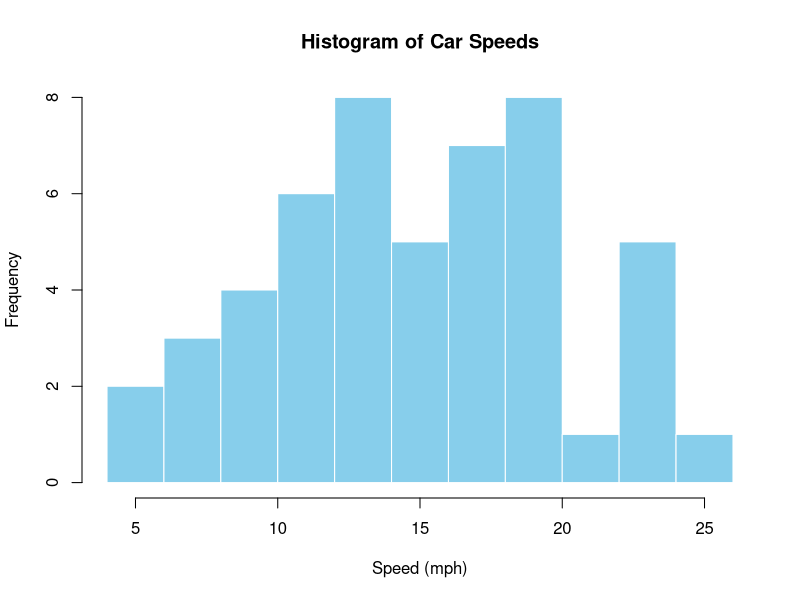
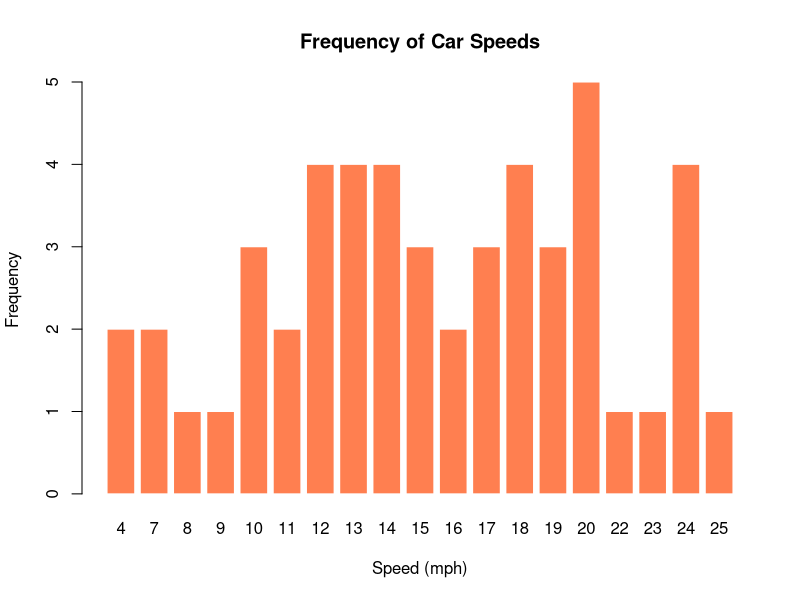
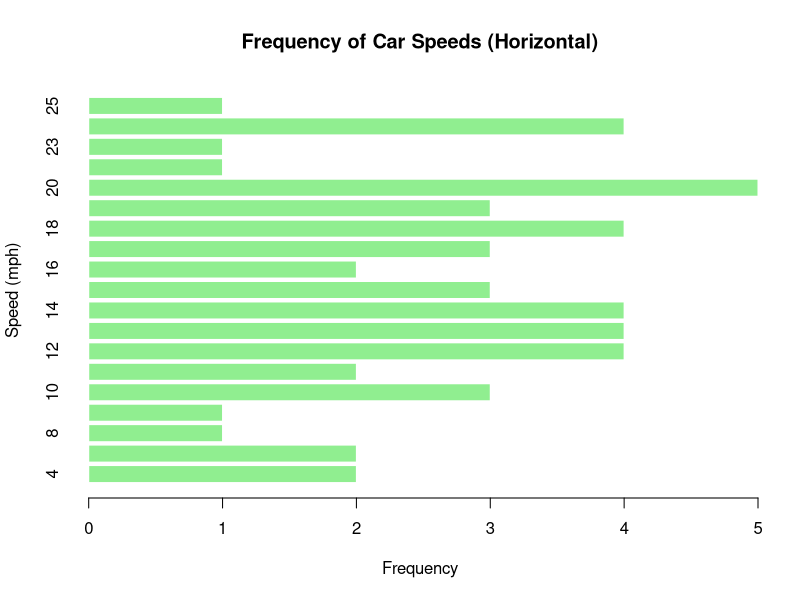
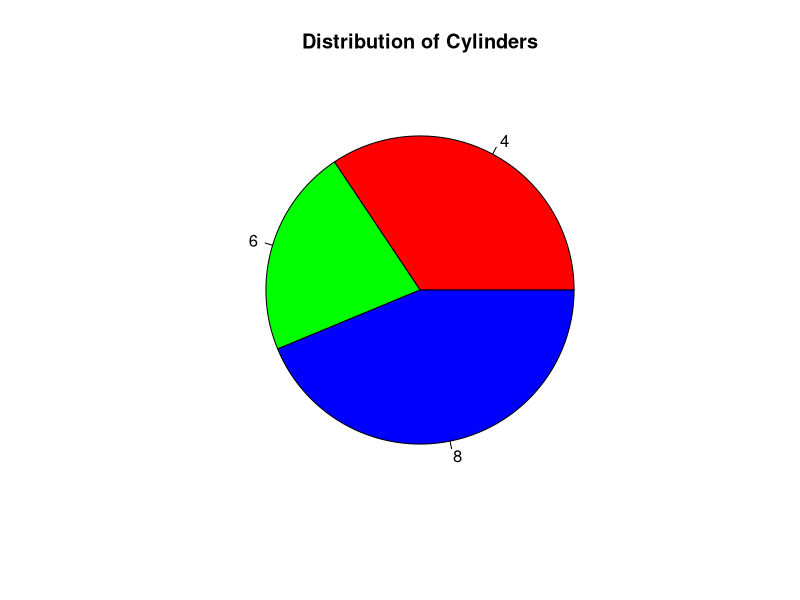
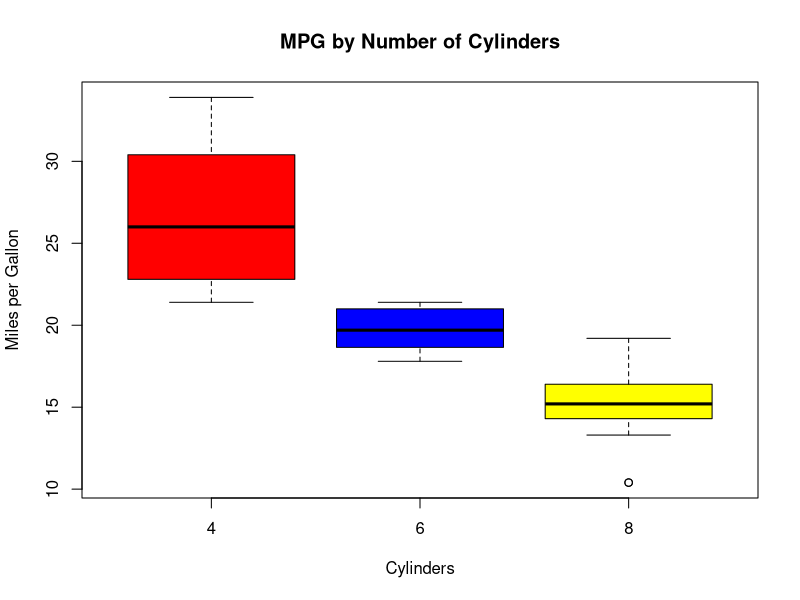
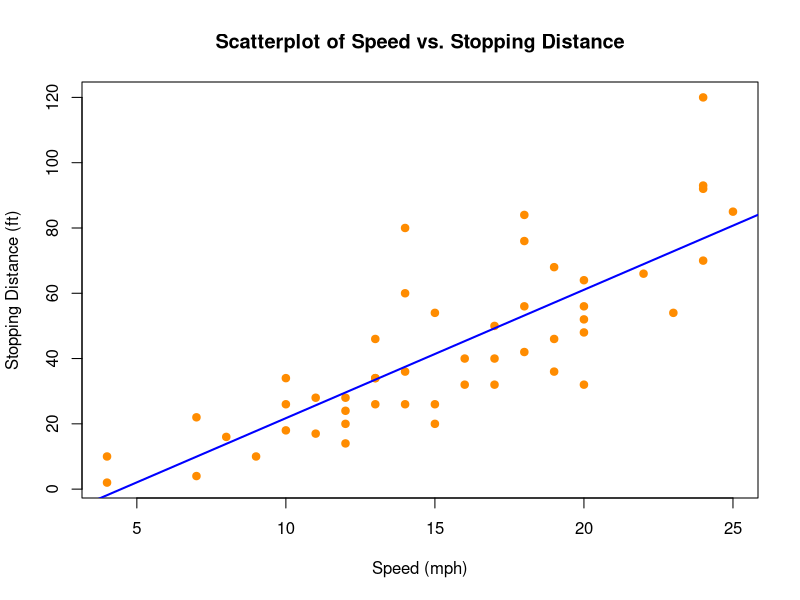
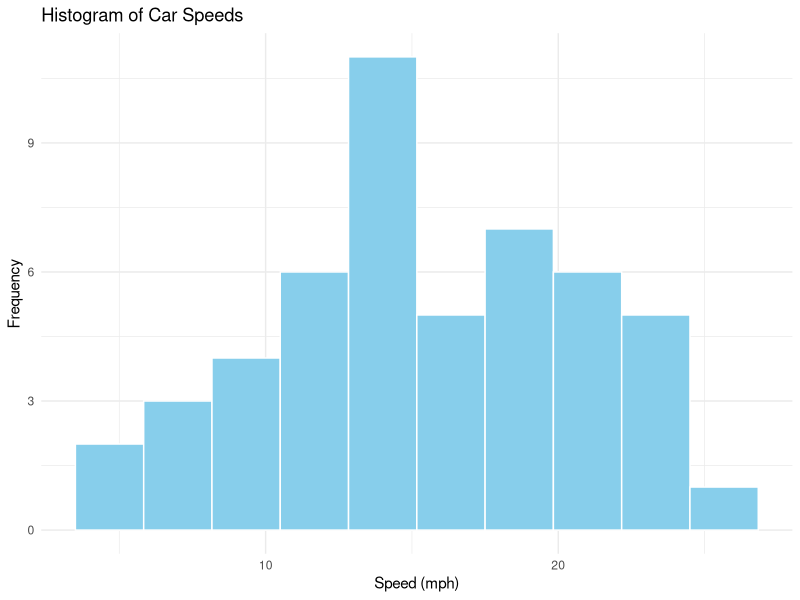
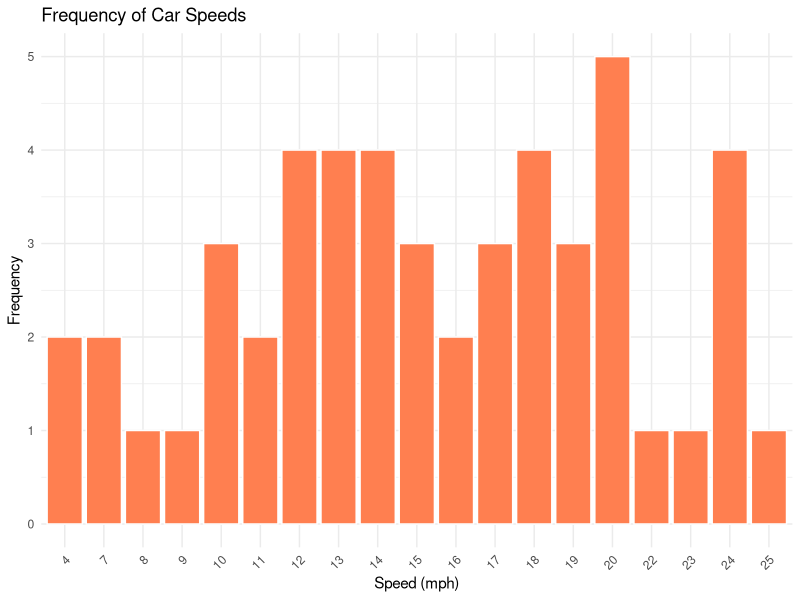

These charts were generated, in order, by the following R code:
## ---- chunk 1
hist(cars$speed, 
     breaks = 10, 
     col = "skyblue", 
     main = "Histogram of Car Speeds", 
     xlab = "Speed (mph)", 
     ylab = "Frequency",
     border = "white")
## ---- chunk 2
# Frequency table for 'speed'
speed_freq <- table(cars$speed)

# Vertical bar chart
barplot(speed_freq, 
        col = "coral", 
        main = "Frequency of Car Speeds", 
        xlab = "Speed (mph)", 
        ylab = "Frequency",
        border = "white")

## ---- chunk 3
barplot(speed_freq, 
        col = "lightgreen", 
        main = "Frequency of Car Speeds (Horizontal)", 
        xlab = "Frequency", 
        ylab = "Speed (mph)",
        horiz = TRUE,
        border = "white")
## ---- chunk 4
cyl_freq <- table(mtcars$cyl)  # Create a frequency table for 'cyl'
pie(cyl_freq,  
    col = c("red", "green", "blue", "yellow"),  
    main = "Distribution of Cylinders")

## ---- chunk 5
# Create a boxplot of mpg by number of cylinders in mtcars dataset
boxplot(mpg ~ cyl, 
        data = mtcars,  
        col = c("red", "blue", "yellow"),  
        main = "MPG by Number of Cylinders",  
        xlab = "Cylinders",  
        ylab = "Miles per Gallon") 

## ---- chunk 6
plot(cars$speed, cars$dist, 
     pch = 19, 
     col = "darkorange", 
     main = "Scatterplot of Speed vs. Stopping Distance", 
     xlab = "Speed (mph)", 
     ylab = "Stopping Distance (ft)")
abline(lm(cars$dist ~ cars$speed), col = "blue", lwd = 2)
## ---- chunk 7
library(ggplot2)
ggplot(cars, aes(x = speed)) +
  geom_histogram(bins = 10, fill = "skyblue", color = "white") +  
  labs(title = "Histogram of Car Speeds", 
       x = "Speed (mph)", 
       y = "Frequency") + 
  theme_minimal() 

## ---- chunk 8
library(ggplot2)
speed_freq <- as.data.frame(table(cars$speed))
colnames(speed_freq) <- c("Speed", "Frequency")

ggplot(speed_freq, aes(x = Speed, y = Frequency)) +
  geom_bar(stat = "identity", fill = "coral", color = "white") +  
  labs(title = "Frequency of Car Speeds", 
       x = "Speed (mph)", 
       y = "Frequency") +  # Custom labels
  theme_minimal() +  
  theme(axis.text.x = element_text(angle = 45, hjust = 1))  

## ---- chunk 9
library(ggplot2)
speed_freq <- as.data.frame(table(cars$speed))
colnames(speed_freq) <- c("Speed", "Frequency")
ggplot(speed_freq, aes(x = Speed, y = Frequency)) +  
  geom_bar(stat = "identity", fill = "lightgreen", color = "white") +  
  labs(title = "Frequency of Car Speeds (Horizontal)", 
       x = "Speed (mph)", 
       y = "Frequency") +  
  coord_flip() +  
  theme_minimal()  
## ---- chunk 10
library(ggplot2)
cyl_freq <- as.data.frame(table(mtcars$cyl)) 
colnames(cyl_freq) <- c("Cylinders", "Frequency")
ggplot(cyl_freq, aes(x = "", y = Frequency, fill = factor(Cylinders))) + 
  geom_bar(stat = "identity", width = 1) +  
  coord_polar(theta = "y") +  
  labs(title = "Distribution of Cylinders", 
       fill = "Cylinders") +  
  scale_fill_manual(values = c("red", "green", "blue", "yellow")) +  
  theme_void()  

## ---- chunk 11
library(ggplot2)
ggplot(mtcars, aes(x = factor(cyl), y = mpg, fill = factor(cyl))) + 
  geom_boxplot() + 
  scale_fill_manual(values = c("red", "blue", "yellow")) +  
  labs(title = "MPG by Number of Cylinders", 
       x = "Cylinders", 
       y = "Miles per Gallon") +  
  theme_minimal()  

## ---- chunk 12
library(ggplot2)
ggplot(cars, aes(x = speed, y = dist)) +
  geom_point(color = "darkorange", shape = 19) +  
  geom_smooth(method = "lm", color = "blue", linewidth = 1.5, se = FALSE) +  
  labs(title = "Scatterplot of Speed vs. Stopping Distance", 
       x = "Speed (mph)", 
       y = "Stopping Distance (ft)") +  
  theme_minimal()  


## ---- chunk 13

pdf("histogram_mpg.pdf") 

# Create the histogram
library(ggplot2)
ggplot(cars, aes(x = speed)) +
  geom_histogram(bins = 10, fill = "skyblue", color = "white") +  
  labs(title = "Histogram of Car Speeds", 
       x = "Speed (mph)", 
       y = "Frequency") + 
  theme_minimal()  

dev.off() 

## ---- chunk 14
library(ggplot2)
speed_freq <- as.data.frame(table(cars$speed))
colnames(speed_freq) <- c("Speed", "Frequency")
jpeg("C:/Users/Ashu/Documents/Data Visualization/AshutoshKadam/vertical_bar_speed.jpg", width = 800, height = 600)
print(
  ggplot(speed_freq, aes(x = Speed, y = Frequency)) +
    geom_bar(stat = "identity", fill = "coral", color = "white") +  
    labs(title = "Frequency of Car Speeds", 
         x = "Speed (mph)", 
         y = "Frequency") +  # Custom labels
    theme_minimal() +  
    theme(axis.text.x = element_text(angle = 45, hjust = 1))
)
dev.off()

## ---- chunk 15
library(ggplot2)
speed_freq <- as.data.frame(table(cars$speed))
colnames(speed_freq) <- c("Speed", "Frequency")
svg("C:/Users/Ashu/Documents/Data Visualization/AshutoshKadam/horizontal_bar_speed.svg", width = 800, height = 600)
print(
  ggplot(speed_freq, aes(x = Speed, y = Frequency)) +  
  geom_bar(stat = "identity", fill = "lightgreen", color = "white") +  
  labs(title = "Frequency of Car Speeds (Horizontal)", 
       x = "Speed (mph)", 
       y = "Frequency") +  
  coord_flip() +  
  theme_minimal()
)
dev.off()
## ---- chunk 16
library(ggplot2)
cyl_freq <- as.data.frame(table(mtcars$cyl)) 
colnames(cyl_freq) <- c("Cylinders", "Frequency")
tiff("C:/Users/Ashu/Documents/Data Visualization/AshutoshKadam/pie_chart.tiff", width = 800, height = 600)
print(
  ggplot(cyl_freq, aes(x = "", y = Frequency, fill = factor(Cylinders))) + 
  geom_bar(stat = "identity", width = 1) +  
  coord_polar(theta = "y") +  
  labs(title = "Distribution of Cylinders", 
       fill = "Cylinders") +  
  scale_fill_manual(values = c("red", "green", "blue", "yellow")) +  
  theme_void()  
 )
dev.off()
## ---- chunk 17
library(ggplot2)
bmp("C:/Users/Ashu/Documents/Data Visualization/AshutoshKadam/box_plot.bmp", width = 800, height = 600)
print(
  ggplot(mtcars, aes(x = factor(cyl), y = mpg, fill = factor(cyl))) + 
  geom_boxplot() + 
  scale_fill_manual(values = c("red", "blue", "yellow")) +  
  labs(title = "MPG by Number of Cylinders", 
       x = "Cylinders", 
       y = "Miles per Gallon") +  
  theme_minimal()
)
dev.off()
## ---- chunk 18
library(ggplot2)
png("C:/Users/Ashu/Documents/Data Visualization/AshutoshKadam/scatter_plot.png", width = 800, height = 600)
print(
  ggplot(cars, aes(x = speed, y = dist)) +
  geom_point(color = "darkorange", shape = 19) +  
  geom_smooth(method = "lm", color = "blue", linewidth = 1.5, se = FALSE) +  
  labs(title = "Scatterplot of Speed vs. Stopping Distance", 
       x = "Speed (mph)", 
       y = "Stopping Distance (ft)") +  
  theme_minimal()
)
dev.off()
